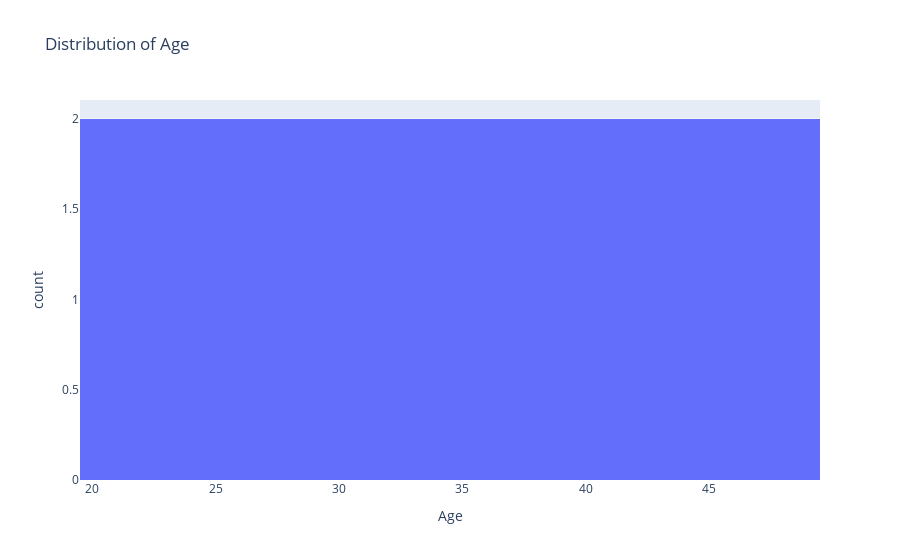

Write notebook code for a chart like this one.
### Code cell
# Histogram for a numeric column (e.g., 'age')
fig = px.histogram(df, x='Age', title='Distribution of Age')
fig.show()

### Figure 1 — Plotly figure (JSON) as saved in the notebook; plotly's stock layout.template omitted (floating-point values rounded to 4 significant figures)
{"data": [{"bingroup": "x", "hovertemplate": "Age=%{x}<br>count=%{y}<extra></extra>", "legendgroup": "", "marker": {"color": "#636efa", "pattern": {"shape": ""}}, "name": "", "orientation": "v", "showlegend": false, "type": "histogram", "x": [23, 45, 31, 35, 22, 41], "xaxis": "x", "yaxis": "y"}], "layout": {"barmode": "relative", "legend": {"tracegroupgap": 0}, "title": {"text": "Distribution of Age"}, "xaxis": {"anchor": "y", "domain": [0, 1], "title": {"text": "Age"}}, "yaxis": {"anchor": "x", "domain": [0, 1], "title": {"text": "count"}}}}
